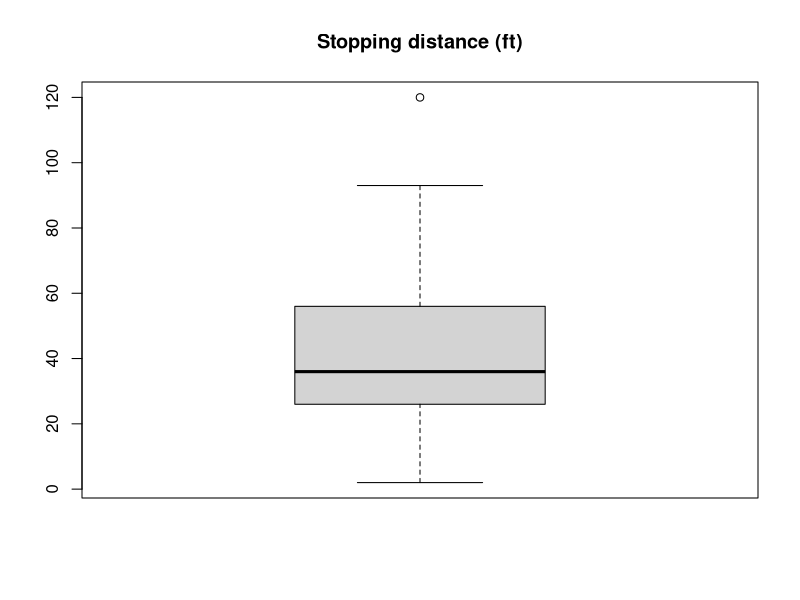
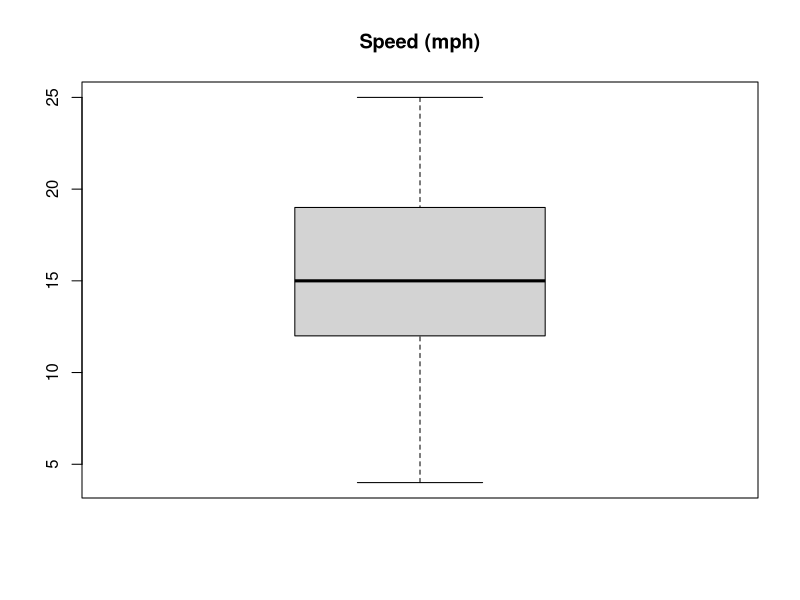

The R script that drew these images, in order:
#
# a simple example program showing use of attach
#

data(cars)
attach(cars)
boxplot(dist)
title('Stopping distance (ft)')
boxplot(speed)
title('Speed (mph)')
